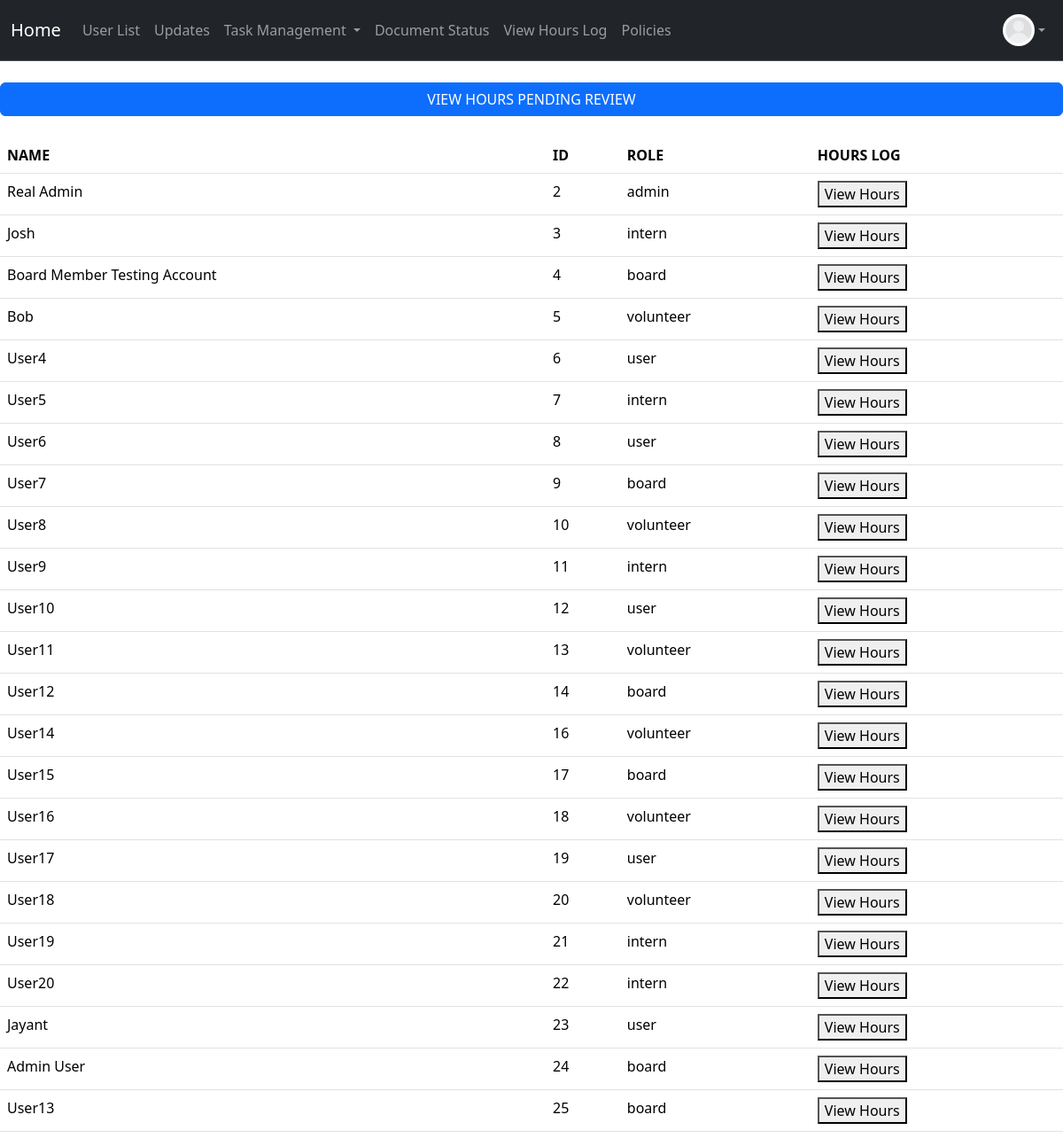
/hours/log (signed in), run on the app's committed database.
### project/models.py (models this page shows, shortened)
class User(db.Model, UserMixin):
    __tablename__ = 'users'
    id: Mapped[int] = mapped_column(primary_key=True)
    name: Mapped[str] = mapped_column()
    email: Mapped[str] = mapped_column(unique=True)
    address: Mapped[str] = mapped_column(default="None Provided")
    password_hash: Mapped[str] = mapped_column(db.String(128))
    date_created: Mapped[datetime] = mapped_column(DateTime, server_default=func.now())
    total_hours: Mapped[float] = mapped_column(default=0.0)
    picture: Mapped[str] = mapped_column(default="default.jpeg")
    role: Mapped[str] = mapped_column(default="user")  # "user", "volunteer", " intern", "board"
    hours: Mapped[List["Hours"]] = relationship("Hours", back_populates="user", cascade="all, delete-orphan")
    documents: Mapped[List["Document"]] = relationship("Document", back_populates="user", cascade="all, delete-orphan")

### app.py (the view)
@app.route("/hours/log", methods=["GET", "POST"])
@login_required
@permission_required('volunteer')
def hours_log():
    if current_user.role in ['volunteer', 'intern']:
        form = AddHoursForm()  # Create form to add hours
        if request.method == "POST":
            if form.validate_on_submit():  # If form is valid
                log = Hours(
                    activity_name=form.data['activity_name'],
                    date=form.data['date'],
                    start_time=form.data['start_time'],
                    end_time=form.data['end_time'],
                    amount=form.data['amount'],
                    description=form.data['description'],
                    user=current_user
                )
                db.session.add(log)
                db.session.commit()
                log_event(
                    actor=current_user,
                    action="hours_created",
                    target_type="Hours",
                    target_id=log.id, #must commit previously to get id
                    details={
                        "activity_name": log.activity_name,
                        "amount": log.amount,
                        "date": str(log.date)
                    }
                )
                db.session.commit()
                flash("You have logged your hours!")
                return redirect(url_for('specific_log_hours'))
            else:
                flash("Error")
                print("Form errors:", form.errors)
        return render_template("hours_log.html", form=form)
    else:  # board or admin
        users = User.query.all()
        return render_template("hours_log.html", users=users)

### project/models.py (called while the page is built)
@login_manager.user_loader
def load_user(user_id):
    return User.query.get(user_id)

### project/templates/hours_log.html (shortened to what this page needs)
{% extends "base.html" %}
{% block content %}
    {% if current_user.role != "admin" and current_user.role != "board" %}
        <div id="Auth_Page">
            <div id="Alignment">
                <h3>Request Hours</h3>
                <div id="Inner_Content">
                    <form method="POST" action="{{ url_for('hours_log') }}">
                        {{ form.hidden_tag() }}
                        <div> {{ form.activity_name.label }} {{ form.activity_name() }} </div>
                        <div> {{ form.date.label }} {{ form.date() }} </div>
                        <div>{{ form.start_time.label }} {{ form.start_time() }} </div>
                        <div>{{ form.end_time.label }} {{ form.end_time() }} </div>
                        <div>{{ form.amount.label }} {{ form.amount() }} </div>
                        <div>{{ form.description.label }} {{ form.description() }} </div>
                        <div>{{ form.submit() }}</div>
                        <div>
                            <a class="btn btn-success" href="{{ url_for('specific_log_hours') }}">VIEW LOGGED HOURS</a>
                        </div>
                    </form>
                </div>
            </div>
        </div>
        {% else %}
            <br>
            <div class="d-grid gap-2">
                <button class="btn btn-primary" type="submit"><a class="nav-link" href="{{ url_for('pending_hours') }}">VIEW HOURS PENDING REVIEW</a></button>
            </div>
            <br>
            <table class="table table-hover">
            <thead>
                <tr>
                <th scope="col">NAME</th>
                <th scope="col">ID</th>
                <th scope="col">ROLE</th>
                <th scope="col">HOURS LOG</th>
                </tr>
            </thead>
            <tbody>
            {% for user in users %}
                {% set log_num = loop.index %}
                <form action="{{ url_for('specific_log_hours') }}" method="get" style="display:inline;">
                    <tr>
                    <td><span class="id">{{ user.name }}</span></td>
                    <td><span class="id">{{ user.id }}</span></td>
                    <td><span class="role">{{ user.role }}</span></td>
                    <td><button type="submit">View Hours</button></td>
                    </tr>
                </form>
            {% endfor %}
            </tbody>
            </table>
        {% endif %}
{% endblock %}

### project/templates/base.html (shortened to what this page needs)
<!DOCTYPE html>
<html>
  <head>
    <link href="https://cdn.jsdelivr.net/npm/bootstrap@5.3.8/dist/css/bootstrap.min.css" rel="stylesheet">
  </head>
  <body>
    <nav class="navbar navbar-expand bg-dark border-bottom border-body" data-bs-theme="dark">
      <div class="container-fluid d-flex">
        <a class="navbar-brand"
            href="{% if current_user.is_authenticated and current_user.role == 'admin' %}
              {{ url_for('admin_dashboard') }}
            {% elif current_user.is_authenticated and current_user.role == 'board' %}
              {{ url_for('board_dashboard') }}
            {% elif current_user.is_authenticated and current_user.role == 'volunteer' %}
                {{ url_for('volunteer_dashboard') }}
            {% elif current_user.is_authenticated and current_user.role == 'intern' %}
                {{ url_for('intern_dashboard') }}
            {% else %}
              {{ url_for('user_dashboard') }}
          {% endif %}">
          Home
        </a>
        <ul class="navbar-nav mb-2 mb-lg-0 d-flex flex-row">
          {% if current_user.is_authenticated %}
            {% if current_user.role == 'admin' or current_user.role == 'board' %}
              <li class="nav-item">
                <a class="nav-link" href="{{ url_for('user_list') }}">User List</a>
              </li>
              <li class="nav-item">
              <a class="nav-link"
              href="{{ url_for('notification') }}">
                  Updates </a>
              </li>
                <li class="nav-item dropdown">
                  <a class="nav-link dropdown-toggle" href="#" id="taskDropdown" role="button" aria-expanded="false">
                    Task Management
                  </a>
                </li>
                {% endif %}
            <li class="nav-item">
              <a class="nav-link" href="{{ url_for('document_status') }}">Document Status</a>
            </li>
            <li class="nav-item">
              <a class="nav-link"
              href="{{ url_for('hours_log') }}">
                  View Hours Log </a>
            </li>
            <li class="nav-item">
              <a class="nav-link"
              href="{{ url_for('policies') }}">
                  Policies </a>
            </li>
          {% endif %}
        </ul>
        {% if current_user.is_authenticated %}
        <ul class="navbar-nav ms-auto mb-2 mb-lg-0">
          <li class="nav-item dropdown">
            <a class="nav-link d-flex align-items-center dropdown-toggle" href="#" id="profileDropdown" role="button" aria-expanded="false">
              <img src="{{ url_for('static', filename='profile_pics/' ~ current_user.picture ) }}" alt="Profile" style="height:36px;width:36px;border-radius:50%;">
            </a>
          </li>
        </ul>
        {% endif %}
      </div>
    </nav>
    {% block content %}
    {% endblock %}
  </body>
</html>

### project/templates/base.html (style rules this page uses)
.dropdown { position: relative; display: inline-block; }

### data on the page
User: picture (placeholder picture), name "Real Admin", id "2", role "admin"
User: name "Josh", id "3", role "intern"
User: name "Board Member Testing Account", id "4", role "board"
User: name "Bob", id "5", role "volunteer"
User: name "User4", id "6", role "user"
User: name "User5", id "7", role "intern"
User: name "User6", id "8", role "user"
User: name "User7", id "9", role "board"
User: name "User8", id "10", role "volunteer"
User: name "User9", id "11", role "intern"
User: name "User10", id "12", role "user"
User: name "User11", id "13", role "volunteer"
User: name "User12", id "14", role "board"
User: name "User14", id "16", role "volunteer"
User: name "User15", id "17", role "board"
User: name "User16", id "18", role "volunteer"
User: name "User17", id "19", role "user"
User: name "User18", id "20", role "volunteer"
User: name "User19", id "21", role "intern"
User: name "User20", id "22", role "intern"
User: name "Jayant", id "23", role "user"
User: name "Admin User", id "24", role "board"
User: name "User13", id "25", role "board"
